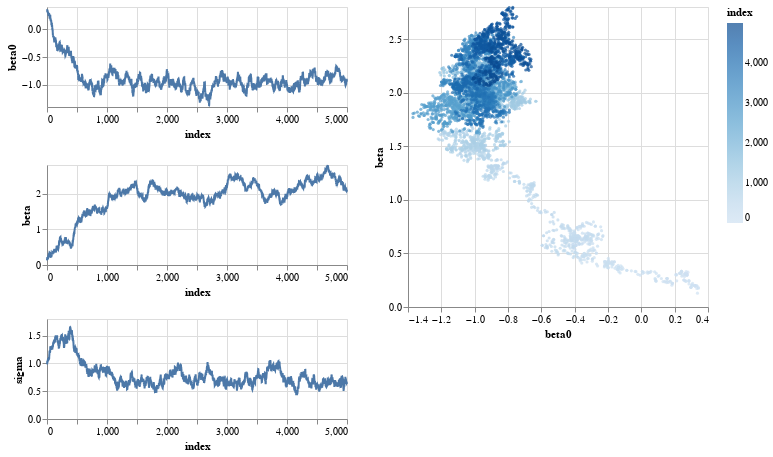

Write notebook code for a chart like this one.
### Markdown cell above
We only have 3 parameters and can visualize all of them.
We see that all three variables first trods its way towards the area were its "supposed to be" and then starts wiggling around that area. This is the posterior distribution!
In addition, we visualize a two dimensional plot of where $\beta_0$ and $\beta$ are over all steps:

### Code cell
#| echo: false
def plot_parameter_trace(trainer):
    trace = pd.DataFrame({key : val.flatten() for key, val in trainer.parameter_trace.items()})
    chart = alt.vconcat()
    for col in trace.columns.to_list():
        ch = (
            alt.Chart(trace.reset_index()).mark_line()
            .encode(
                x="index",
                y=col
            )
            .properties(
                width=300,
                height=100
            )
        )#.interactive()
        chart &= ch

    twodim = (
        alt.Chart(trace.reset_index())
        .mark_circle(size=10)
        .encode(
            x="beta0",
            y="beta",
            color="index"
        )
        .properties(
                width=300,
                height=300
            )
    )#.interactive()

    chart |= twodim
    return chart
plot_parameter_trace(trainer)

### Figure 1 — Vega-Lite specification as saved in the notebook (floating-point values rounded to 4 significant figures; data arrays with more than 128 entries replaced by an {"elided": "..."} marker saying what was removed)
{"config": {"view": {"continuousWidth": 400, "continuousHeight": 300}}, "hconcat": [{"vconcat": [{"mark": "line", "encoding": {"x": {"type": "quantitative", "field": "index"}, "y": {"type": "quantitative", "field": "beta0"}}, "height": 100, "width": 300}, {"data": {"name": "data-d24bf52547bac81b6bb49624aef1d579"}, "mark": "line", "encoding": {"x": {"type": "quantitative", "field": "index"}, "y": {"type": "quantitative", "field": "beta"}}, "height": 100, "width": 300}, {"data": {"name": "data-d24bf52547bac81b6bb49624aef1d579"}, "mark": "line", "encoding": {"x": {"type": "quantitative", "field": "index"}, "y": {"type": "quantitative", "field": "sigma"}}, "height": 100, "width": 300}], "data": {"name": "data-d24bf52547bac81b6bb49624aef1d579"}}, {"data": {"name": "data-d24bf52547bac81b6bb49624aef1d579"}, "mark": {"type": "circle", "size": 10}, "encoding": {"color": {"type": "quantitative", "field": "index"}, "x": {"type": "quantitative", "field": "beta0"}, "y": {"type": "quantitative", "field": "beta"}}, "height": 300, "width": 300}], "$schema": "https://vega.github.io/schema/vega-lite/v4.8.1.json", "datasets": {"data-d24bf52547bac81b6bb49624aef1d579": {"elided": "5000 records"}}}
